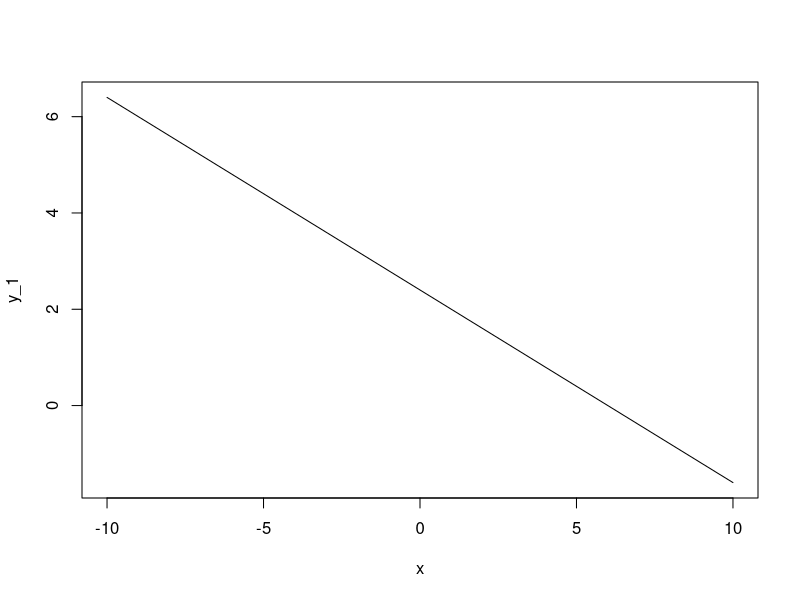
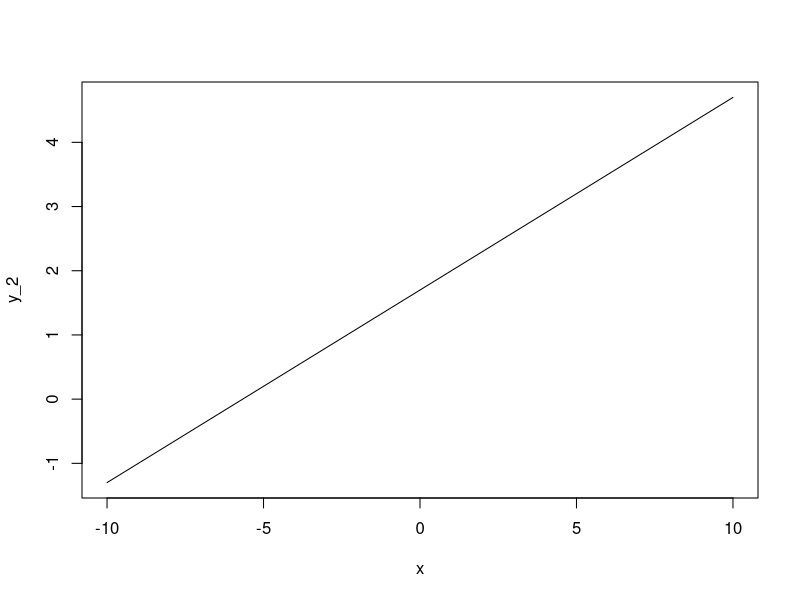
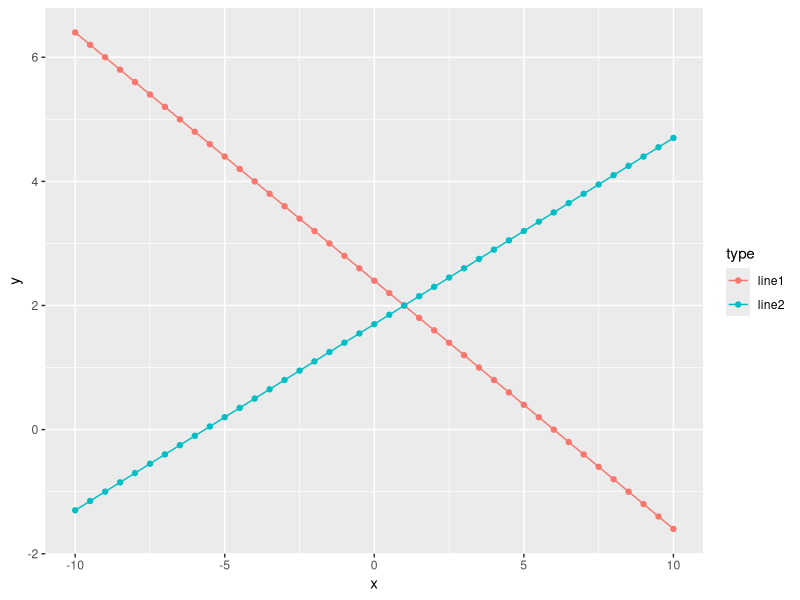

Recreate these plots in R, in order.
library(ggplot2)


line1 <- function(x)
{
   y = (12/5) - (2/5)*x
   return(y)
}

line2 <- function(x)
{
  y = (3/10) * x + (17/10)
  return(y)
}


#test : line1 x = 0 ke liye y = 2.4
line1(0)


x    = seq(from = -10,to = 10, by = 0.5)
y_1 =   line1(x)
plot(x,y_1, type = "l")

y_2 =   line2(x)
plot(x,y_2, type = "l")

datTab1 <- data.frame("x" = x, "y" = y_1, "type" = "line1")
datTab2 <- data.frame("x" = x, "y" = y_2, "type" = "line2")
dataTab <- rbind(datTab1, datTab2)
# Basic line graph with points
ggplot(data=dataTab, aes(x=x, y=y, group=type, color = type)) +
  geom_line() +
  geom_point()

